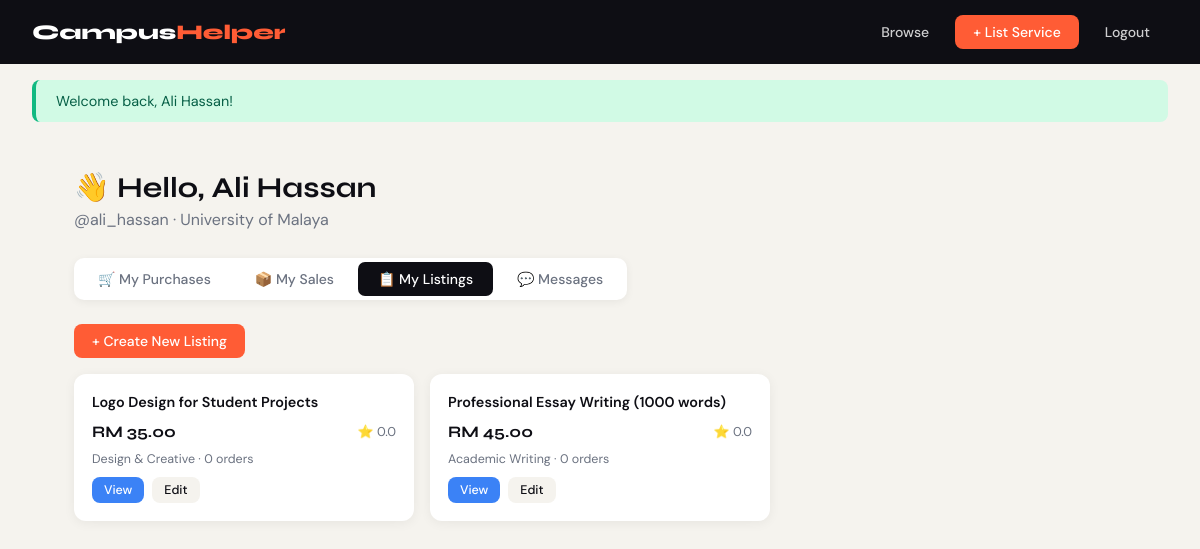
The app's page /pages/dashboard.php?tab=services (signed in) with its own data.
### tables this page shows
CREATE TABLE services (
    id INT AUTO_INCREMENT PRIMARY KEY,
    seller_id INT NOT NULL,
    category_id INT NOT NULL,
    title VARCHAR(200) NOT NULL,
    description TEXT NOT NULL,
    price DECIMAL(10,2) NOT NULL,
    delivery_days INT NOT NULL DEFAULT 3,
    thumbnail VARCHAR(255) DEFAULT NULL,
    status ENUM('active', 'paused', 'deleted') DEFAULT 'active',
    total_orders INT DEFAULT 0,
    created_at DATETIME DEFAULT CURRENT_TIMESTAMP,
    updated_at DATETIME DEFAULT CURRENT_TIMESTAMP ON UPDATE CURRENT_TIMESTAMP,
    FOREIGN KEY (seller_id) REFERENCES users(id) ON DELETE CASCADE,
    FOREIGN KEY (category_id) REFERENCES categories(id)
);

CREATE TABLE categories (
    id INT AUTO_INCREMENT PRIMARY KEY,
    name VARCHAR(100) NOT NULL,
    slug VARCHAR(100) NOT NULL UNIQUE,
    icon VARCHAR(50) DEFAULT NULL,
    description TEXT DEFAULT NULL
);

### includes/auth.php (called while the page is built, shortened)
<?php
function currentUser() {
    return $_SESSION['user'] ?? null;
}
function flash($key, $msg = null) {
    if ($msg !== null) {
        $_SESSION['flash'][$key] = $msg;
    } else {
        $val = $_SESSION['flash'][$key] ?? null;
        return $val;
    }
}
function e($str) {
    return htmlspecialchars((string)$str, ENT_QUOTES, 'UTF-8');
}
function formatMYR($amount) {
    return 'RM ' . number_format($amount, 2);
}

### pages/dashboard.php (the view, shortened to what this page needs)
<?php
require_once __DIR__ . '/../includes/auth.php';
$db = getDB();
$user = currentUser();
$uid = $user['id'];
$tab = $_GET['tab'] ?? 'buying';
$buying = $db->prepare("
    SELECT o.*, s.title, u.full_name as seller_name, u.username as seller_username,
           r.id as review_id
    FROM orders o JOIN services s ON s.id=o.service_id
    JOIN users u ON u.id=o.seller_id
    LEFT JOIN reviews r ON r.order_id=o.id
    WHERE o.buyer_id=? ORDER BY o.created_at DESC
");
$buying->execute([$uid]);
$buying = $buying->fetchAll();
$services = $db->prepare("SELECT s.*, c.name as cat_name, COALESCE(AVG(r.rating),0) as avg_rating FROM services s JOIN categories c ON c.id=s.category_id LEFT JOIN reviews r ON r.service_id=s.id WHERE s.seller_id=? AND s.status!='deleted' GROUP BY s.id ORDER BY s.id DESC");
$services->execute([$uid]);
$services = $services->fetchAll();
$flash_success = flash('success');
?>
<!DOCTYPE html>
<html lang="en">
<head>
</head>
<body>
<nav>
    <a href="/campus_helper/" class="brand">Campus<span>Helper</span></a>
    <div style="margin-left:auto;display:flex;gap:8px;">
        <a href="/campus_helper/" class="btn btn-ghost">Browse</a>
        <a href="/campus_helper/pages/create_service.php" class="btn btn-accent">+ List Service</a>
        <a href="/campus_helper/pages/logout.php" class="btn btn-ghost">Logout</a>
    </div>
</nav>
<?php if ($flash_success): ?><div class="flash flash-success"><?= e($flash_success) ?></div><?php endif; ?>
<div class="wrap">
    <div class="page-header">
        <h1>👋 Hello, <?= e($user['full_name']) ?></h1>
        <p>@<?= e($user['username']) ?> <?= $user['university'] ? '· '.$user['university'] : '' ?></p>
    </div>
    <div class="tabs">
        <?php foreach([['buying','🛒 My Purchases'],['selling','📦 My Sales'],['services','📋 My Listings'],['messages','💬 Messages']] as [$t,$label]): ?>
        <a href="?tab=<?= $t ?>" class="tab <?= $tab===$t?'active':'' ?>"><?= $label ?></a>
        <?php endforeach; ?>
    </div>
    <?php if ($tab==='buying'): ?>
    <div class="card">
        <?php if (empty($buying)): ?>
        <div class="empty"><div class="icon">🛍️</div><p>No purchases yet. <a href="/campus_helper/" style="color:var(--accent2)">Browse services</a> to get started.</p></div>
        <?php else: ?>
        <table>
            <thead><tr><th>Service</th><th>Seller</th><th>Amount</th><th>Status</th><th>Delivery</th><th>Action</th></tr></thead>
            <tbody>
            <?php foreach ($buying as $o): ?>
            <tr>
                <td><?= e($o['title']) ?></td>
                <td><?= e($o['seller_name']) ?></td>
                <td><?= formatMYR($o['amount']) ?></td>
                <td><span class="badge badge-<?= $o['status'] ?>"><?= ucfirst(str_replace('_',' ',$o['status'])) ?></span></td>
                <td><?= $o['delivery_date'] ? date('M j, Y',strtotime($o['delivery_date'])) : '—' ?></td>
                <td>
                <?php if ($o['status']==='completed' && !$o['review_id']): ?>
                    <button class="btn btn-primary btn-sm" onclick="openReview(<?= $o['id'] ?>)">⭐ Review</button>
                <?php elseif ($o['status']==='completed'): ?>
                    <span style="color:var(--muted);font-size:.78rem">Reviewed ✓</span>
                <?php elseif ($o['status']==='pending'): ?>
                    <a href="/campus_helper/pages/order.php?confirm=1&order_id=<?= $o['id'] ?>" class="btn btn-accent btn-sm">Pay Now</a>
                <?php endif; ?>
                </td>
            </tr>
            <?php endforeach; ?>
            </tbody>
        </table>
        <?php endif; ?>
    </div>
    <?php elseif ($tab==='services'): ?>
    <div style="margin-bottom:16px"><a href="/campus_helper/pages/create_service.php" class="btn btn-accent">+ Create New Listing</a></div>
    <?php if (empty($services)): ?>
    <div class="card"><div class="empty"><div class="icon">📋</div><p>No listings yet. Create your first service!</p></div></div>
    <?php else: ?>
    <div class="service-grid">
        <?php foreach ($services as $s): ?>
        <div class="svc-card">
            <div class="svc-title"><?= e($s['title']) ?></div>
            <div class="svc-meta">
                <span style="font-family:'Syne',sans-serif;font-weight:700"><?= formatMYR($s['price']) ?></span>
                <span style="color:var(--muted);font-size:.8rem">⭐ <?= number_format($s['avg_rating'],1) ?></span>
            </div>
            <div style="font-size:.78rem;color:var(--muted)"><?= e($s['cat_name']) ?> · <?= $s['total_orders'] ?> orders</div>
            <div class="svc-actions">
                <a href="/campus_helper/pages/service.php?id=<?= $s['id'] ?>" class="btn btn-primary btn-sm">View</a>
                <a href="/campus_helper/pages/create_service.php?edit=<?= $s['id'] ?>" class="btn btn-sm" style="background:#f5f3ee;color:var(--ink)">Edit</a>
            </div>
        </div>
        <?php endforeach; ?>
    </div>
    <?php endif; ?>
    <?php endif; ?>
</div>
</body>
</html>

### pages/dashboard.php (style rules this page uses)
:root { --ink:#0e0e14;--cream:#f5f3ee;--accent:#ff5c35;--accent2:#3b82f6;--gold:#f59e0b;--surface:#fff;--muted:#6b7280;--border:#e5e7eb; }
* { box-sizing:border-box;margin:0;padding:0 }
body { font-family:'DM Sans',sans-serif;background:var(--cream);color:var(--ink); }
a { text-decoration:none;color:inherit; }
nav { background:var(--ink);display:flex;align-items:center;gap:16px;padding:0 32px;height:64px; }
.brand { font-family:'Syne',sans-serif;font-weight:800;font-size:1.3rem;color:#fff; }
.brand span { color:var(--accent); }
.btn { display:inline-flex;align-items:center;gap:6px;padding:8px 18px;border-radius:8px;font-family:'DM Sans',sans-serif;font-weight:500;font-size:.875rem;cursor:pointer;border:none;transition:all .2s; }
.btn-ghost { background:transparent;color:rgba(255,255,255,.8); }
.btn-accent { background:var(--accent);color:#fff; }
.btn-primary { background:var(--accent2);color:#fff; }
.btn-sm { padding:5px 12px;font-size:.78rem; }
.flash { padding:12px 20px;border-radius:8px;margin:16px 32px;font-size:.9rem; }
.flash-success { background:#d1fae5;color:#065f46;border-left:4px solid #10b981; }
.wrap { max-width:1100px;margin:0 auto;padding:32px 24px; }
.page-header { margin-bottom:28px; }
.page-header h1 { font-family:'Syne',sans-serif;font-size:1.8rem;font-weight:700; }
.page-header p { color:var(--muted);margin-top:4px; }
.tabs { display:flex;gap:4px;background:var(--surface);border-radius:10px;padding:4px;margin-bottom:24px;box-shadow:0 2px 8px rgba(0,0,0,.06);width:fit-content; }
.tab { padding:8px 20px;border-radius:7px;font-size:.875rem;font-weight:500;cursor:pointer;transition:all .2s;color:var(--muted); }
.tab.active { background:var(--ink);color:#fff; }
.service-grid { display:grid;grid-template-columns:repeat(auto-fill,minmax(260px,1fr));gap:16px; }
.svc-card { background:var(--surface);border-radius:12px;padding:18px;box-shadow:0 2px 12px rgba(0,0,0,.06);display:flex;flex-direction:column;gap:10px; }
.svc-title { font-weight:600;font-size:.9rem;line-height:1.4; }
.svc-meta { display:flex;align-items:center;justify-content:space-between; }
.svc-actions { display:flex;gap:8px; }

### records on screen
services: title "Logo Design for Student Projects", price "RM 35.00", avg_rating "0.0", category.name "Design & Creative", total_orders "0"
services: title "Professional Essay Writing (1000 words)", price "RM 45.00", avg_rating "0.0", category.name "Academic Writing", total_orders "0"

### other values on screen
$flash_success "Welcome back, Ali Hassan!"
$user['full_name'] "Ali Hassan"
$user['username'] "ali_hassan"
$user['university'] "University of Malaya"
$label "🛒 My Purchases"
$label "📦 My Sales"
$label "📋 My Listings"
$label "💬 Messages"
